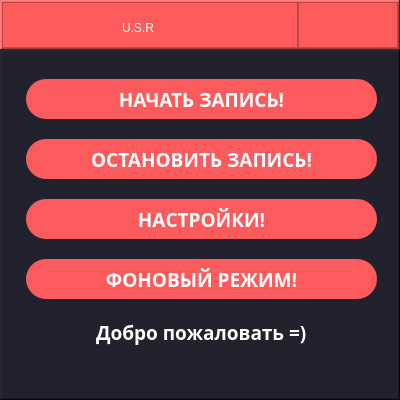
<?xml version="1.0" encoding="UTF-8"?>
<ui version="4.0">
 <class>MainWindow</class>
 <widget class="QMainWindow" name="MainWindow">
  <property name="geometry">
   <rect>
    <x>0</x>
    <y>0</y>
    <width>400</width>
    <height>400</height>
   </rect>
  </property>
  <property name="windowTitle">
   <string>MainWindow</string>
  </property>
  <widget class="QWidget" name="centralwidget">
   <layout class="QVBoxLayout" name="verticalLayout">
    <property name="spacing">
     <number>0</number>
    </property>
    <property name="leftMargin">
     <number>0</number>
    </property>
    <property name="topMargin">
     <number>0</number>
    </property>
    <property name="rightMargin">
     <number>0</number>
    </property>
    <property name="bottomMargin">
     <number>0</number>
    </property>
    <item>
     <widget class="QFrame" name="navigation_frame">
      <property name="maximumSize">
       <size>
        <width>16777215</width>
        <height>50</height>
       </size>
      </property>
      <property name="styleSheet">
       <string notr="true">background-color: #fb5b5b</string>
      </property>
      <property name="frameShape">
       <enum>QFrame::WinPanel</enum>
      </property>
      <property name="frameShadow">
       <enum>QFrame::Raised</enum>
      </property>
      <layout class="QHBoxLayout" name="horizontalLayout">
       <property name="spacing">
        <number>0</number>
       </property>
       <property name="leftMargin">
        <number>0</number>
       </property>
       <property name="topMargin">
        <number>0</number>
       </property>
       <property name="rightMargin">
        <number>0</number>
       </property>
       <property name="bottomMargin">
        <number>0</number>
       </property>
       <item>
        <widget class="QFrame" name="name_frame">
         <property name="frameShape">
          <enum>QFrame::StyledPanel</enum>
         </property>
         <property name="frameShadow">
          <enum>QFrame::Raised</enum>
         </property>
         <layout class="QHBoxLayout" name="horizontalLayout_3">
          <property name="spacing">
           <number>0</number>
          </property>
          <property name="leftMargin">
           <number>45</number>
          </property>
          <property name="topMargin">
           <number>5</number>
          </property>
          <property name="rightMargin">
           <number>0</number>
          </property>
          <property name="bottomMargin">
           <number>0</number>
          </property>
          <item>
           <widget class="QLabel" name="lb_name_soft">
            <property name="maximumSize">
             <size>
              <width>100</width>
              <height>96</height>
             </size>
            </property>
            <property name="styleSheet">
             <string notr="true">font: 24pt &quot;Pristina&quot;;
color: rgb(255, 255, 255);</string>
            </property>
            <property name="text">
             <string>U.S.R</string>
            </property>
           </widget>
          </item>
         </layout>
        </widget>
       </item>
       <item>
        <widget class="QFrame" name="btn_frame">
         <property name="maximumSize">
          <size>
           <width>100</width>
           <height>16777215</height>
          </size>
         </property>
         <property name="styleSheet">
          <string notr="true">QPushButton{
	border-radius: 5px;
}

QPushButton:hover{
	
	background-color: rgb(0, 92, 157);
}</string>
         </property>
         <property name="frameShape">
          <enum>QFrame::StyledPanel</enum>
         </property>
         <property name="frameShadow">
          <enum>QFrame::Raised</enum>
         </property>
         <layout class="QHBoxLayout" name="horizontalLayout_2">
          <property name="spacing">
           <number>0</number>
          </property>
          <property name="leftMargin">
           <number>0</number>
          </property>
          <property name="topMargin">
           <number>0</number>
          </property>
          <property name="rightMargin">
           <number>0</number>
          </property>
          <property name="bottomMargin">
           <number>0</number>
          </property>
          <item>
           <widget class="QPushButton" name="btn_minimized">
            <property name="cursor">
             <cursorShape>PointingHandCursor</cursorShape>
            </property>
            <property name="text">
             <string/>
            </property>
            <property name="icon">
             <iconset resource="img_usr.qrc">
              <normaloff>:/newPrefix/img/minus.png</normaloff>:/newPrefix/img/minus.png</iconset>
            </property>
            <property name="iconSize">
             <size>
              <width>20</width>
              <height>30</height>
             </size>
            </property>
           </widget>
          </item>
          <item>
           <widget class="QPushButton" name="btn_close">
            <property name="cursor">
             <cursorShape>PointingHandCursor</cursorShape>
            </property>
            <property name="text">
             <string/>
            </property>
            <property name="icon">
             <iconset resource="img_usr.qrc">
              <normaloff>:/newPrefix/img/cancel.png</normaloff>:/newPrefix/img/cancel.png</iconset>
            </property>
            <property name="iconSize">
             <size>
              <width>20</width>
              <height>30</height>
             </size>
            </property>
           </widget>
          </item>
         </layout>
        </widget>
       </item>
      </layout>
     </widget>
    </item>
    <item>
     <widget class="QFrame" name="main_frame">
      <property name="styleSheet">
       <string notr="true">background-color: #22222e</string>
      </property>
      <property name="frameShape">
       <enum>QFrame::WinPanel</enum>
      </property>
      <property name="frameShadow">
       <enum>QFrame::Raised</enum>
      </property>
      <widget class="QWidget" name="layoutWidget">
       <property name="geometry">
        <rect>
         <x>26</x>
         <y>9</y>
         <width>351</width>
         <height>311</height>
        </rect>
       </property>
       <layout class="QVBoxLayout" name="btn_verticalLayout">
        <property name="spacing">
         <number>0</number>
        </property>
        <item>
         <widget class="QPushButton" name="btn_start">
          <property name="sizePolicy">
           <sizepolicy hsizetype="Minimum" vsizetype="Fixed">
            <horstretch>0</horstretch>
            <verstretch>0</verstretch>
           </sizepolicy>
          </property>
          <property name="minimumSize">
           <size>
            <width>0</width>
            <height>40</height>
           </size>
          </property>
          <property name="font">
           <font>
            <family>Microsoft JhengHei</family>
            <pointsize>14</pointsize>
            <weight>75</weight>
            <bold>true</bold>
           </font>
          </property>
          <property name="cursor">
           <cursorShape>PointingHandCursor</cursorShape>
          </property>
          <property name="styleSheet">
           <string notr="true">QPushButton {
	color: white;
	background-color: #fb5b5d;
	border-radius: 20px;
}

QPushButtom:pressed {
	background-color: #fa4244
}</string>
          </property>
          <property name="text">
           <string>НАЧАТЬ ЗАПИСЬ!</string>
          </property>
         </widget>
        </item>
        <item>
         <widget class="QPushButton" name="btn_stop">
          <property name="minimumSize">
           <size>
            <width>0</width>
            <height>40</height>
           </size>
          </property>
          <property name="font">
           <font>
            <family>Microsoft JhengHei</family>
            <pointsize>14</pointsize>
            <weight>75</weight>
            <bold>true</bold>
           </font>
          </property>
          <property name="cursor">
           <cursorShape>PointingHandCursor</cursorShape>
          </property>
          <property name="styleSheet">
           <string notr="true">QPushButton {
	color: white;
	background-color: #fb5b5d;
	border-radius: 20px;
}

QPushButtom:pressed {
	background-color: #fa4244
}</string>
          </property>
          <property name="text">
           <string>ОСТАНОВИТЬ ЗАПИСЬ!</string>
          </property>
         </widget>
        </item>
        <item>
         <widget class="QPushButton" name="btn_settings">
          <property name="minimumSize">
           <size>
            <width>0</width>
            <height>40</height>
           </size>
          </property>
          <property name="font">
           <font>
            <family>Microsoft JhengHei</family>
            <pointsize>14</pointsize>
            <weight>75</weight>
            <bold>true</bold>
           </font>
          </property>
          <property name="cursor">
           <cursorShape>PointingHandCursor</cursorShape>
          </property>
          <property name="styleSheet">
           <string notr="true">QPushButton {
	color: white;
	background-color: #fb5b5d;
	border-radius: 20px;
}

QPushButtom:pressed {
	background-color: #fa4244
}</string>
          </property>
          <property name="text">
           <string>НАСТРОЙКИ!</string>
          </property>
         </widget>
        </item>
        <item>
         <widget class="QPushButton" name="btn_ninja">
          <property name="minimumSize">
           <size>
            <width>0</width>
            <height>40</height>
           </size>
          </property>
          <property name="font">
           <font>
            <family>Microsoft JhengHei</family>
            <pointsize>14</pointsize>
            <weight>75</weight>
            <bold>true</bold>
           </font>
          </property>
          <property name="cursor">
           <cursorShape>PointingHandCursor</cursorShape>
          </property>
          <property name="styleSheet">
           <string notr="true">QPushButton {
	color: white;
	background-color: #fb5b5d;
	border-radius: 20px;
}

QPushButtom:pressed {
	background-color: #fa4244
}</string>
          </property>
          <property name="text">
           <string>ФОНОВЫЙ РЕЖИМ!</string>
          </property>
         </widget>
        </item>
        <item alignment="Qt::AlignHCenter">
         <widget class="QLabel" name="lb_status">
          <property name="sizePolicy">
           <sizepolicy hsizetype="Minimum" vsizetype="Fixed">
            <horstretch>0</horstretch>
            <verstretch>0</verstretch>
           </sizepolicy>
          </property>
          <property name="font">
           <font>
            <family>Microsoft JhengHei</family>
            <pointsize>14</pointsize>
            <weight>75</weight>
            <bold>true</bold>
           </font>
          </property>
          <property name="styleSheet">
           <string notr="true">color: rgb(255, 255, 255);</string>
          </property>
          <property name="text">
           <string>Добро пожаловать =)</string>
          </property>
         </widget>
        </item>
       </layout>
      </widget>
     </widget>
    </item>
   </layout>
  </widget>
 </widget>
 <resources>
  <include location="img_usr.qrc"/>
 </resources>
 <connections/>
</ui>
